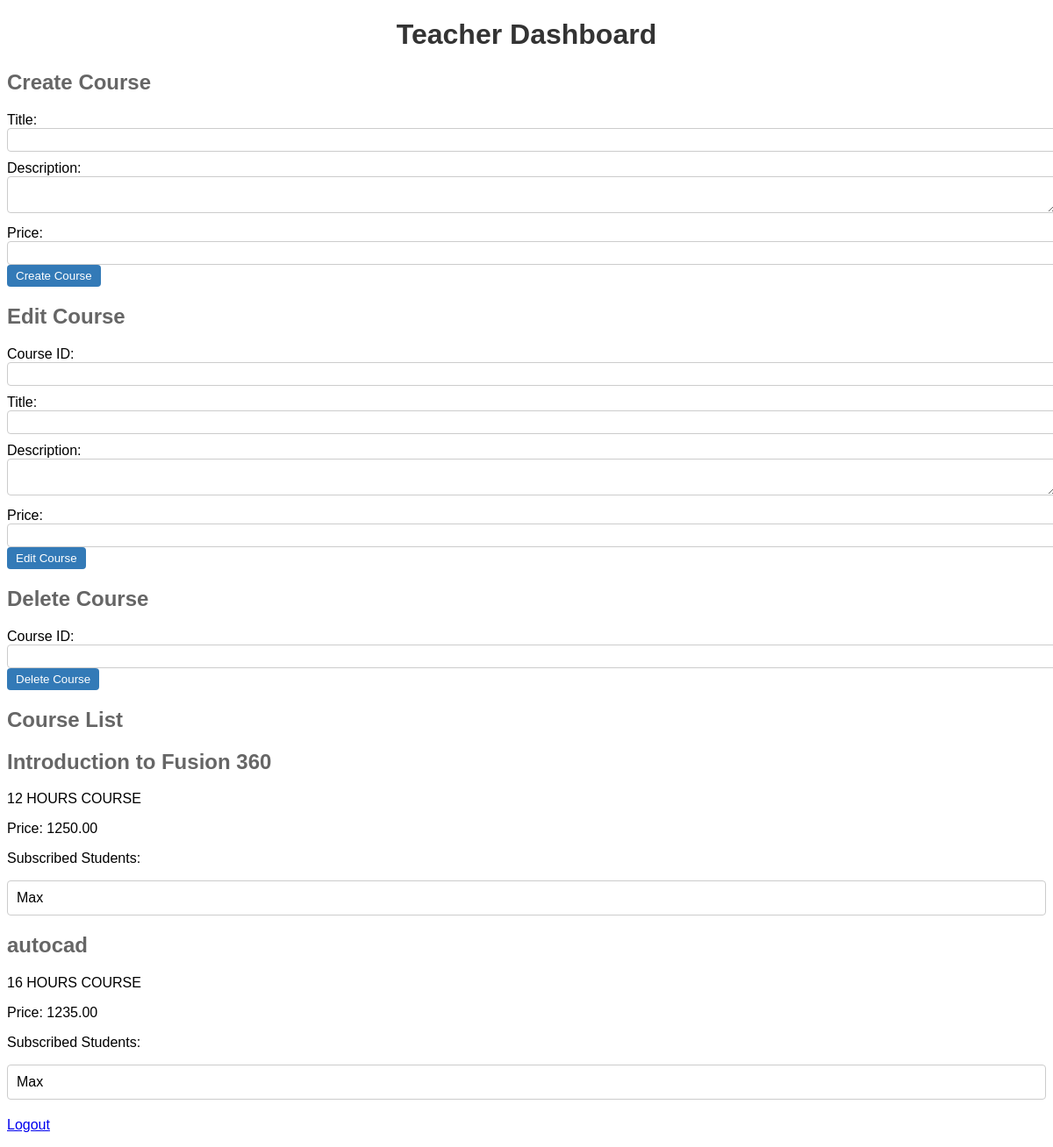
The page /api/teachers/dashboard/ (signed in) on the database its author committed.
### teachers/models.py (models this page shows)
class Course(models.Model):
    teacher = models.ForeignKey(Teacher, on_delete=models.CASCADE, related_name='courses')
    title = models.CharField(max_length=100)
    description = models.TextField()
    price = models.DecimalField(max_digits=8, decimal_places=2)

### students/models.py (models this page shows)
class Student(models.Model):
    username = models.CharField(max_length=100)
    email = models.EmailField(unique=True)
    password = models.CharField(max_length=100)
    otp_code = models.CharField(max_length=6)
    subscribed_courses = models.ManyToManyField('teachers.Course', related_name='subscribed_students')

### teachers/views.py (the view, shortened to what this page needs)
# urls.py: path('teachers/dashboard/', TeacherDashboardView.as_view(), name='teacher-dashboard'),
class TeacherDashboardView(APIView):
    def get(self, request):
        teacher_id = request.user.id
        teacher = get_object_or_404(Teacher, id=teacher_id)
        courses = teacher.courses.all()
        course_list = []
        for course in courses:
            subscribed_students = course.subscribed_students.all()
            subscribed_students_list = [student.username for student in subscribed_students]
            course_data = {
                'id': course.id,
                'title': course.title,
                'description': course.description,
                'price': course.price,
                'subscribed_students': subscribed_students_list,
            }
            course_list.append(course_data)
        context = {'courses': course_list}
        return render(request, 'teachers_dashboard.html', context)

### teachers/templates/teachers_dashboard.html (shortened to what this page needs)
<!DOCTYPE html>
<html>
<head>
</head>
<body>
    <h1>Teacher Dashboard</h1>
    <h2>Create Course</h2>
    <form method="POST" action="{% url 'teacher-dashboard' %}">
        <label for="title">Title:</label>
        <input type="text" name="title" required><br>
        <label for="description">Description:</label>
        <textarea name="description" required></textarea><br>
        <label for="price">Price:</label>
        <input type="number" name="price" required><br>
        <input type="submit" value="Create Course">
    </form>
    <h2>Edit Course</h2>
    <form method="POST" action="{% url 'teacher-dashboard' %}">
        <label for="course_id">Course ID:</label>
        <input type="number" name="course_id" required><br>
        <label for="title">Title:</label>
        <input type="text" name="title" required><br>
        <label for="description">Description:</label>
        <textarea name="description" required></textarea><br>
        <label for="price">Price:</label>
        <input type="number" name="price" required><br>
        <input type="submit" value="Edit Course">
    </form>
    <h2>Delete Course</h2>
    <form method="POST" action="{% url 'teacher-dashboard' %}">
        <label for="course_id">Course ID:</label>
        <input type="number" name="course_id" required><br>
        <input type="submit" value="Delete Course">
    </form>
    <h2>Course List</h2>
    <ul>
    {% for course in courses %}
    <h2>{{ course.title }}</h2>
    <p>{{ course.description }}</p>
    <p>Price: {{ course.price }}</p>
    <p>Subscribed Students:</p>
    <ul>
        {% for student in course.subscribed_students %}
        <li>{{ student }}</li>
        {% empty %}
        <li>No subscribed students yet.</li>
        {% endfor %}
    </ul>
    {% endfor %}
    </ul>
            <div class="redirect-button">
                <p><a href="/teachers/login/">Logout</a></p>
            </div>
</body>
</html>

### teachers/templates/teachers_dashboard.html (style rules this page uses)
body { font-family: Arial, sans-serif; }
h1 { color: #333; text-align: center; }
h2 { color: #666; }
form { margin-bottom: 20px; }
label { display: block; margin-top: 10px; }
input[type="text"], input[type="number"], textarea { width: 100%; padding: 5px; border: 1px solid #ccc; border-radius: 4px; }
input[type="submit"] { padding: 5px 10px; background-color: #337ab7; color: #fff; border: none; border-radius: 4px; cursor: pointer; }
ul { list-style-type: none; padding: 0; margin: 0; }
li { margin-bottom: 20px; padding: 10px; border: 1px solid #ccc; border-radius: 4px; }

### rows shown on the page
Course: title "Introduction to Fusion 360", description "12 HOURS COURSE", price "1250.00"
Student: subscribed_students "Max" "Max"
Course: title "autocad", description "16 HOURS COURSE", price "1235.00"
